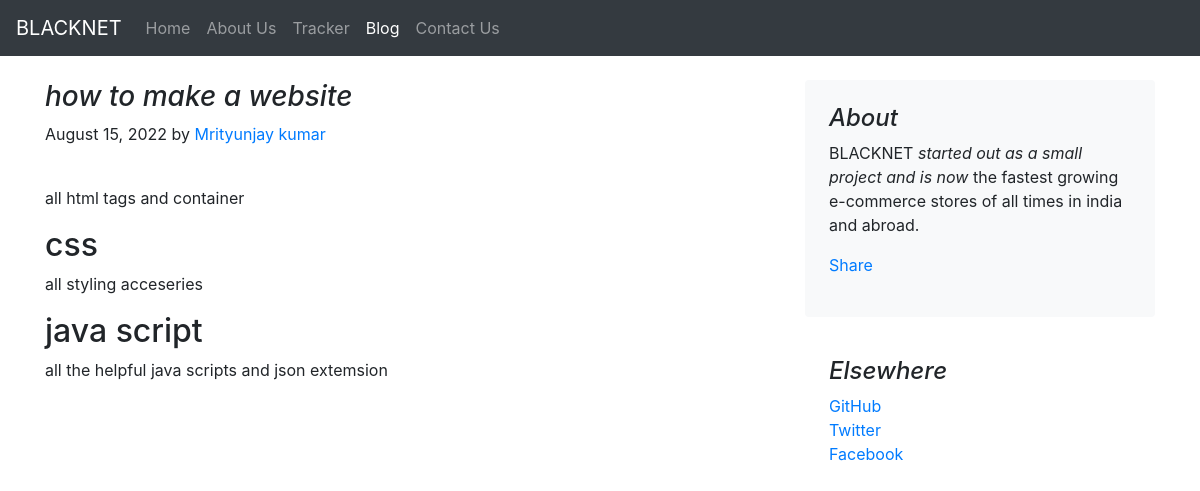
The app's page /blog/blogpost/3 with its own data.
### blog/models.py (models this page shows)
class Blogpost(models.Model):
    post_id = models.AutoField(primary_key=True)
    title = models.CharField(max_length=50)
    head0 = models.CharField(max_length=500, default="")
    chead0 = models.CharField(max_length=5000, default="")
    head1 = models.CharField(max_length=500, default="")
    chead1 = models.CharField(max_length=5000, default="")
    head2 = models.CharField(max_length=500, default="")
    chead2 = models.CharField(max_length=5000, default="")
    pub_date = models.DateField(auto_now_add=False, auto_now=False, blank=True, null=True, default="")
    thumbnail = models.ImageField(upload_to='blog/images', default="", null=True, blank=True)
    def __str__(self):
        return self.title

### blog/views.py (the view)
# urls.py: path('blogpost/<int:id>', views.blogpost,name="blogPost"),
def blogpost(request, id):
    post = Blogpost.objects.filter(post_id=id)[0]
    print(post)
    return render(request,"blog/blogpost.html",
                  {'post':post})

### blog/templates/blog/blogpost.html (shortened to what this page needs)
{% extends 'blog/basic.html' %}
{% block body %}
<div class="container">
    <div class="row mt-4">
        <div class="col-md-8 blog-main">
            <h3 class="font-italic">
                {{post.title}}
            </h3>
            <div class="blog-post">
                <p class="blog-post-meta">August 15, 2022 by <a href="#">Mrityunjay kumar</a></p>
                <div class="fb-like" data-href="http://127.0.0.1:8000/blog/blogpost/{{post.post_id}}" data-layout="standard" data-action="like" data-size="large" data-show-faces="false" data-share="true"></div><br>
                <p>{{post.chead0}}</p>
                <h2>{{post.head1}}</h2>
                <p>{{post.chead1}}</p>
                <h2>{{post.head2}}</h2>
                <p>{{post.chead2}}</p>
            </div>
        </div>
        <aside class="col-md-4 blog-sidebar">
            <div class="p-4 mb-3 bg-light rounded">
                <h4 class="font-italic">About</h4>
                <p class="mb-0">BLACKNET <em>started out as a small project and is now</em> the fastest growing e-commerce stores of all times in india and abroad.</p>
                <div class="my-3 fb-share-button" data-href="http://127.0.0.1:8000/blog/blogpost/{{post.post_id}}" data-layout="button_count" data-size="large"><a target="_blank" href="https://www.facebook.com/sharer/sharer.php?u=http%3A%2F%2F127.0.0.1%3A8000%2Fblog%2Fblogpost%2F4&amp;src=sdkpreparse" class="fb-xfbml-parse-ignore">Share</a></div>
            </div>
            <div class="p-4">
                <h4 class="font-italic">Elsewhere</h4>
                <ol class="list-unstyled">
                    <li><a href="#">GitHub</a></li>
                    <li><a href="#">Twitter</a></li>
                    <li><a href="#">Facebook</a></li>
                </ol>
            </div>
        </aside>
    </div>
</div>
{% endblock %}

### records on screen
Blogpost: title "how to make a website", chead0 "all html tags and container", head1 "css", chead1 "all styling acceseries", head2 "java script", chead2 "all the helpful java scripts and json extemsion"
